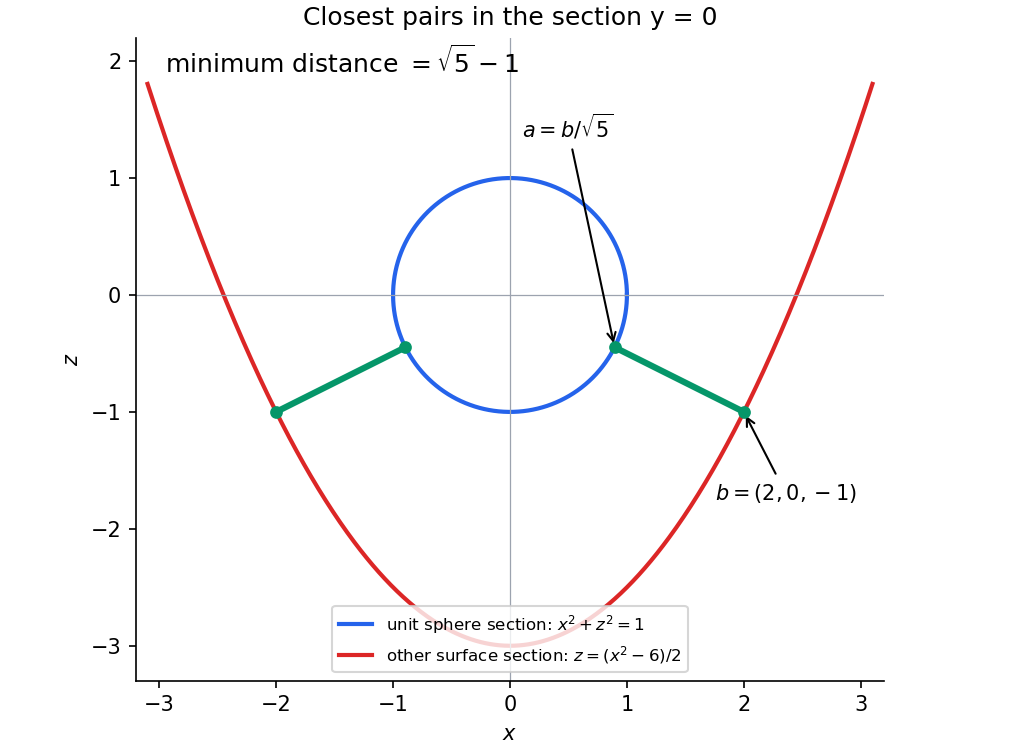

Recreate this plot in Python.
"""Original y=0 section. Python3.14.4, NumPy2.3.5, Matplotlib3.10.7; output CWD."""
from pathlib import Path
import numpy as np
import matplotlib
matplotlib.use('Agg')
import matplotlib.pyplot as plt
fig,ax=plt.subplots(figsize=(6.8,5),facecolor='white',layout='constrained');ax.set_facecolor('white')
t=np.linspace(0,2*np.pi,600);x=np.linspace(-3.1,3.1,600)
ax.plot(np.cos(t),np.sin(t),color='#2563eb',lw=2,label=r'unit sphere section: $x^2+z^2=1$')
ax.plot(x,(x*x-6)/2,color='#dc2626',lw=2,label=r'other surface section: $z=(x^2-6)/2$')
for sign in [-1,1]:
 b=np.array([2*sign,-1.]);a=b/np.sqrt(5)
 ax.plot([a[0],b[0]],[a[1],b[1]],color='#059669',lw=3)
 ax.scatter([a[0],b[0]],[a[1],b[1]],s=26,color='#059669',zorder=5)
 if sign==1:
  ax.annotate(r'$b=(2,0,-1)$',b,xytext=(1.75,-1.75),arrowprops={'arrowstyle':'->'})
  ax.annotate(r'$a=b/\sqrt{5}$',a,xytext=(.1,1.35),arrowprops={'arrowstyle':'->'})
ax.text(-2.95,1.9,r'minimum distance $=\sqrt{5}-1$',fontsize=12)
ax.axhline(0,lw=.6,color='#9ca3af');ax.axvline(0,lw=.6,color='#9ca3af')
ax.set(xlim=(-3.2,3.2),ylim=(-3.3,2.2),xlabel=r'$x$',ylabel=r'$z$');ax.set_aspect('equal')
ax.set_title('Closest pairs in the section y = 0');ax.legend(loc='lower center',fontsize=8)
ax.spines[['top','right']].set_visible(False)
fig.savefig(Path.cwd()/'2005-nearest-surfaces.png',dpi=150,facecolor='white')
